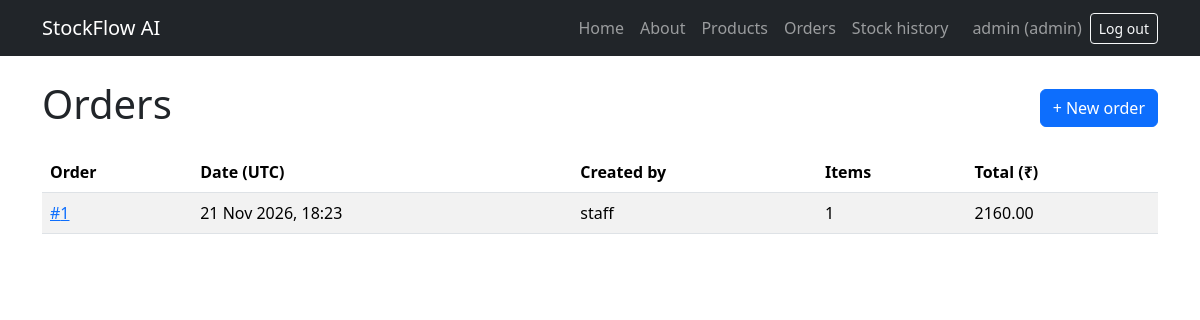
/orders (signed in), run on the app's committed database.
### app/models.py (models this page shows, shortened)
class User(UserMixin, db.Model):
    __tablename__ = "users"
    id = db.Column(db.Integer, primary_key=True)
    username = db.Column(db.String(80), unique=True, nullable=False)
    password_hash = db.Column(db.String(255), nullable=False)
    role = db.Column(db.String(20), nullable=False, default="staff")
    @property
    def is_admin(self):
        return self.role == "admin"

class Order(db.Model):
    __tablename__ = "orders"
    id = db.Column(db.Integer, primary_key=True)
    created_at = db.Column(db.DateTime(timezone=True), nullable=False, default=utc_now)
    created_by_id = db.Column(db.Integer, db.ForeignKey("users.id"), nullable=False)
    created_by = db.relationship("User")
    items = db.relationship(
        "OrderItem",
        back_populates="order",
        cascade="all, delete-orphan",
        order_by="OrderItem.id",
    )
    @property
    def total(self):
        return sum(item.line_total for item in self.items)

class OrderItem(db.Model):
    __tablename__ = "order_items"
    id = db.Column(db.Integer, primary_key=True)
    order_id = db.Column(db.Integer, db.ForeignKey("orders.id"), nullable=False)
    product_id = db.Column(db.Integer, db.ForeignKey("product.id"), nullable=False)
    quantity = db.Column(db.Integer, nullable=False)
    unit_price = db.Column(db.Float, nullable=False)
    order = db.relationship("Order", back_populates="items")
    product = db.relationship("Product")
    @property
    def line_total(self):
        return self.quantity * self.unit_price

### app/orders.py (the view)
    @app.route("/orders")
    @login_required
    def orders():
        query = (
            db.select(Order)
            .options(selectinload(Order.items), selectinload(Order.created_by))
            .order_by(Order.created_at.desc(), Order.id.desc())
        )
        order_list = db.session.execute(query).scalars().all()
        return render_template("orders.html", orders=order_list)

### app/auth.py (called while the page is built)
@login_manager.user_loader
def load_user(user_id):
    return db.session.get(User, int(user_id))

### app/templates/orders.html (shortened to what this page needs)
{% extends "base.html" %}
{% block content %}
    <div class="d-flex justify-content-between align-items-center">
        <h1>Orders</h1>
        <a href="{{ url_for('new_order') }}" class="btn btn-primary">+ New order</a>
    </div>
    <table class="table table-striped mt-3">
        <thead>
            <tr>
                <th>Order</th>
                <th>Date (UTC)</th>
                <th>Created by</th>
                <th>Items</th>
                <th>Total (₹)</th>
            </tr>
        </thead>
        <tbody>
            {% for order in orders %}
                <tr>
                    <td><a href="{{ url_for('order_detail', order_id=order.id) }}">#{{ order.id }}</a></td>
                    <td>{{ order.created_at.strftime("%d %b %Y, %H:%M") }}</td>
                    <td>{{ order.created_by.username }}</td>
                    <td>{{ order.items|length }}</td>
                    <td>{{ "%.2f"|format(order.total) }}</td>
                </tr>
            {% else %}
                <tr><td colspan="5">No orders yet.</td></tr>
            {% endfor %}
        </tbody>
    </table>
{% endblock %}

### app/templates/base.html (shortened to what this page needs)
<!DOCTYPE html>
<html lang="en">
<head>
    <link href="https://cdn.jsdelivr.net/npm/bootstrap@5.3.3/dist/css/bootstrap.min.css" rel="stylesheet">
</head>
<body>
    <nav class="navbar navbar-expand navbar-dark bg-dark">
        <div class="container">
            <a class="navbar-brand" href="{{ url_for('home') }}">StockFlow AI</a>
            <div class="navbar-nav align-items-center">
                <a class="nav-link" href="{{ url_for('home') }}">Home</a>
                <a class="nav-link" href="{{ url_for('about') }}">About</a>
                {% if current_user.is_authenticated %}
                    <a class="nav-link" href="{{ url_for('products') }}">Products</a>
                    <a class="nav-link" href="{{ url_for('orders') }}">Orders</a>
                    {% if current_user.is_admin %}
                        <a class="nav-link" href="{{ url_for('stock_history') }}">Stock history</a>
                    {% endif %}
                    <span class="navbar-text ms-3 me-2">
                        {{ current_user.username }} ({{ current_user.role }})
                    </span>
                    <form method="post" action="{{ url_for('logout') }}" class="d-inline">
                        <button type="submit" class="btn btn-sm btn-outline-light">Log out</button>
                    </form>
                {% else %}
                    <a class="nav-link" href="{{ url_for('login') }}">Log in</a>
                {% endif %}
            </div>
        </div>
    </nav>
    <main class="container mt-4">
        {% block content %}{% endblock %}
    </main>
</body>
</html>

### data on the page
User: username "admin", role "admin"
Order: id "1", created_at "21 Nov 2026, 18:23", created_by.username "staff", items|length "1"
OrderItem: total "2160.00"
